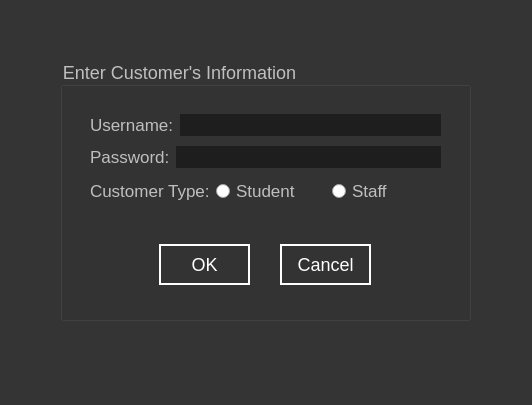
<?xml version="1.0" encoding="UTF-8"?>
<ui version="4.0">
 <class>AdminCustomerLogin</class>
 <widget class="QDialog" name="AdminCustomerLogin">
  <property name="geometry">
   <rect>
    <x>0</x>
    <y>0</y>
    <width>532</width>
    <height>405</height>
   </rect>
  </property>
  <property name="minimumSize">
   <size>
    <width>532</width>
    <height>405</height>
   </size>
  </property>
  <property name="maximumSize">
   <size>
    <width>532</width>
    <height>405</height>
   </size>
  </property>
  <property name="windowTitle">
   <string/>
  </property>
  <property name="styleSheet">
   <string notr="true">QDialog
{
	background-color: rgb(52, 52, 52);
}
QGroupBox
{
	color: rgb(191, 191, 191);
	font-size: 18px;
}
QLabel
{
	color: rgb(191, 191, 191);
	font-size: 17px;
}
QLineEdit
{	
	color: rgb(255, 255, 255);
	border-style: solid;
	background-color: rgb(30, 30, 30);
	font-size: 17px;
}
QPushButton
{
	color: rgb(255, 255, 255);
	border-style: solid;
	border-width: 2px;
	border-color: rgb(255, 255, 255);
	font-size: 18px;
}
QPushButton:hover
{
	background-color: rgb(255, 255, 255);
	color: rgb(52, 52, 52);
}
QRadioButton
{
	font-size: 17px;
	color: rgb(191, 191, 191);
}</string>
  </property>
  <widget class="QGroupBox" name="groupBox">
   <property name="geometry">
    <rect>
     <x>60</x>
     <y>60</y>
     <width>411</width>
     <height>261</height>
    </rect>
   </property>
   <property name="title">
    <string>Enter Customer's Information</string>
   </property>
   <widget class="QWidget" name="layoutWidget">
    <property name="geometry">
     <rect>
      <x>30</x>
      <y>50</y>
      <width>351</width>
      <height>98</height>
     </rect>
    </property>
    <layout class="QVBoxLayout" name="verticalLayout">
     <item>
      <layout class="QHBoxLayout" name="horizontalLayout">
       <item>
        <widget class="QLabel" name="label_username">
         <property name="font">
          <font>
           <pointsize>-1</pointsize>
          </font>
         </property>
         <property name="text">
          <string>Username:</string>
         </property>
        </widget>
       </item>
       <item>
        <widget class="QLineEdit" name="lineEdit_username"/>
       </item>
      </layout>
     </item>
     <item>
      <layout class="QHBoxLayout" name="horizontalLayout_2">
       <item>
        <widget class="QLabel" name="label_password">
         <property name="font">
          <font>
           <pointsize>-1</pointsize>
          </font>
         </property>
         <property name="text">
          <string>Password:</string>
         </property>
        </widget>
       </item>
       <item>
        <widget class="QLineEdit" name="lineEdit_password">
         <property name="echoMode">
          <enum>QLineEdit::Password</enum>
         </property>
        </widget>
       </item>
      </layout>
     </item>
     <item>
      <layout class="QHBoxLayout" name="horizontalLayout_3">
       <item>
        <widget class="QLabel" name="label_customerType">
         <property name="font">
          <font>
           <pointsize>-1</pointsize>
          </font>
         </property>
         <property name="text">
          <string>Customer Type:</string>
         </property>
        </widget>
       </item>
       <item>
        <widget class="QRadioButton" name="radioButton_student">
         <property name="font">
          <font>
           <pointsize>-1</pointsize>
          </font>
         </property>
         <property name="text">
          <string>Student</string>
         </property>
        </widget>
       </item>
       <item>
        <widget class="QRadioButton" name="radioButton_staff">
         <property name="font">
          <font>
           <pointsize>-1</pointsize>
           <weight>50</weight>
           <bold>false</bold>
          </font>
         </property>
         <property name="text">
          <string>Staff</string>
         </property>
        </widget>
       </item>
      </layout>
     </item>
    </layout>
   </widget>
   <widget class="QPushButton" name="pushButton_ok">
    <property name="geometry">
     <rect>
      <x>99</x>
      <y>184</y>
      <width>91</width>
      <height>41</height>
     </rect>
    </property>
    <property name="text">
     <string>OK</string>
    </property>
   </widget>
   <widget class="QPushButton" name="pushButton_cancel">
    <property name="geometry">
     <rect>
      <x>220</x>
      <y>184</y>
      <width>91</width>
      <height>41</height>
     </rect>
    </property>
    <property name="font">
     <font>
      <pointsize>-1</pointsize>
     </font>
    </property>
    <property name="text">
     <string>Cancel</string>
    </property>
   </widget>
  </widget>
 </widget>
 <resources/>
 <connections/>
</ui>
